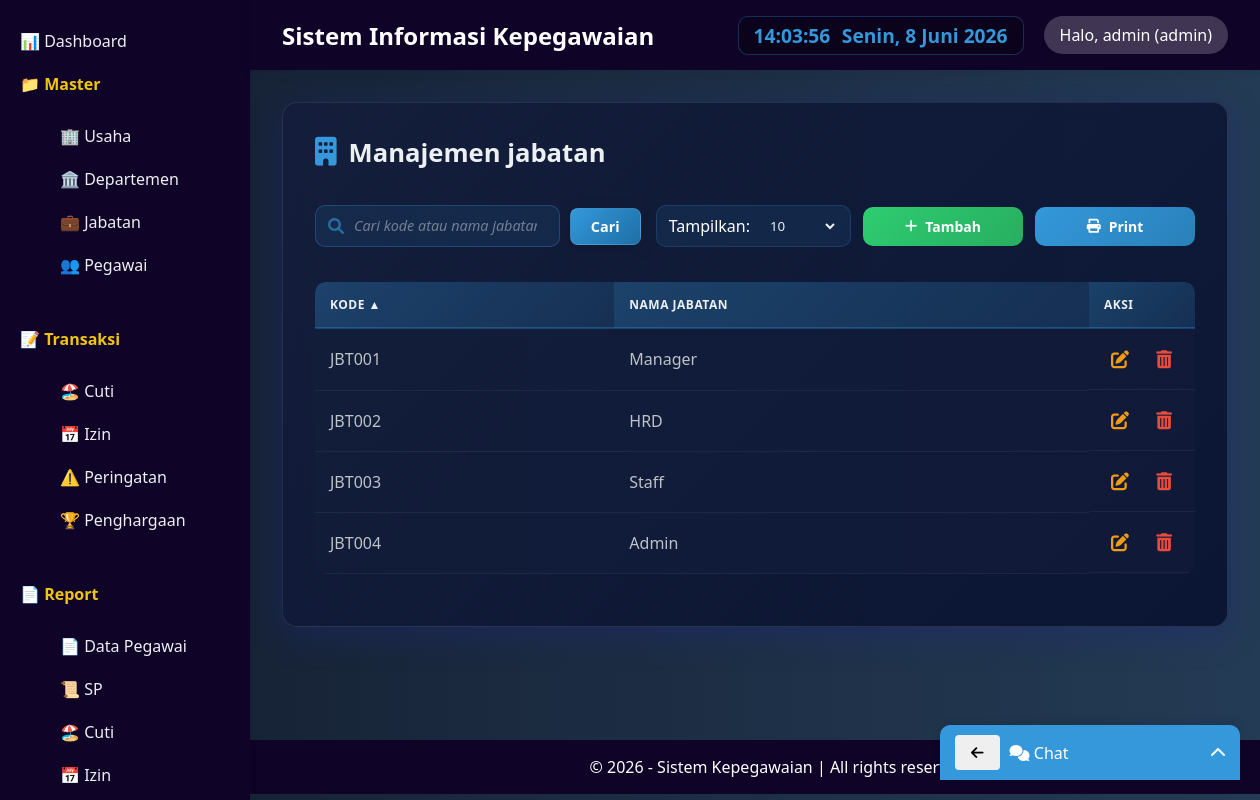
Page /index.php?page=jabatan (signed in) on the committed database.
### tables this page shows
CREATE TABLE `tbl_jabatan` (
  `id_jabatan` varchar(10) NOT NULL,
  `jabatan` varchar(100) NOT NULL,
  `created_at` timestamp NOT NULL DEFAULT current_timestamp()
);

### classes/Database.php (called while the page is built)
<?php
class Database {
    private static $instance = null;
    private $conn;
    private function __construct() {
        try {
            $this->conn = new PDO("mysql:host=".DB_HOST.";dbname=".DB_NAME, DB_USER, DB_PASS);
            $this->conn->setAttribute(PDO::ATTR_ERRMODE, PDO::ERRMODE_EXCEPTION);
        } catch(PDOException $e) {
            die("Koneksi gagal: " . $e->getMessage());
        }
    }
    public static function getInstance() {
        if (self::$instance == null) self::$instance = new Database();
        return self::$instance;
    }
    public function getConnection() {
        return $this->conn;
    }
}
?>

### classes/Jabatan.php (called while the page is built, shortened)
<?php
class jabatan {
    private $db;
    public function __construct() {
        $this->db = Database::getInstance()->getConnection();
    }
    public function getData($search = '', $orderBy = 'id_jabatan', $orderDir = 'ASC', $limit = 10, $offset = 0) {
        $allowedColumns = ['id_jabatan', 'jabatan', 'created_at'];
        $orderDir = strtoupper($orderDir) === 'DESC' ? 'DESC' : 'ASC';
        $sql = "SELECT * FROM tbl_jabatan
                WHERE id_jabatan LIKE :search OR jabatan LIKE :search
                ORDER BY $orderBy $orderDir
                LIMIT :limit OFFSET :offset";
        $stmt = $this->db->prepare($sql);
        $searchTerm = "%$search%";
        $stmt->bindParam(':search', $searchTerm);
        $stmt->bindParam(':limit', $limit, PDO::PARAM_INT);
        $stmt->bindParam(':offset', $offset, PDO::PARAM_INT);
        $stmt->execute();
        return $stmt->fetchAll(PDO::FETCH_ASSOC);
    }
}
?>

### views/jabatan/index.php (the view, shortened to what this page needs)
<?php
$search = isset($_GET['search']) ? trim($_GET['search']) : '';
$sort = isset($_GET['sort']) ? $_GET['sort'] : 'id_jabatan';
$order = isset($_GET['order']) && $_GET['order'] == 'desc' ? 'desc' : 'asc';
$limit = isset($_GET['limit']) ? $_GET['limit'] : 10;
$page = isset($_GET['page_num']) ? max(1, (int)$_GET['page_num']) : 1;
if ($limit === 'all') {
    $limitValue = 999999;
    $offset = 0;
} else {
    $limitValue = (int)$limit;
    $offset = ($page - 1) * $limitValue;
}
$jabatan = new jabatan();
$data = $jabatan->getData($search, $sort, $order, $limitValue, $offset);
include __DIR__ . '/../layouts/header.php';
?>
<link rel="stylesheet" href="https://cdnjs.cloudflare.com/ajax/libs/font-awesome/6.0.0-beta3/css/all.min.css">
<div class="card">
    <h2><i class="fas fa-building"></i> Manajemen jabatan</h2>
    <div class="toolbar">
        <form method="get" class="search-form">
            <div class="search-box">
                <i class="fas fa-search"></i>
                <input type="text" name="search" placeholder="Cari kode atau nama jabatan..." value="<?= htmlspecialchars($search) ?>">
            </div>
            <button type="submit">Cari</button>
        </form>
        <div class="filter-add">
            <div class="filter-form">
                <span>Tampilkan:</span>
                <select name="limit" onchange="this.form.submit()" form="filterForm">
                    <option value="10" <?= $limit == 10 ? 'selected' : '' ?>>10</option>
                </select>
            </div>
            <a href="?page=jabatan&action=tambah" class="btn-add"><i class="fas fa-plus"></i> Tambah</a>
            <a href="views/report/print_jabatan.php?search=<?= urlencode($search) ?>" class="btn-print"><i class="fas fa-print"></i> Print</a>
        </div>
    </div>
    <div class="table-responsive">
        <table class="table">
            <thead>
                <tr>
                    <th><a href="?page=jabatan&search=<?= urlencode($search) ?>&sort=id_jabatan&order=<?= $sort == 'id_jabatan' && $order == 'asc' ? 'desc' : 'asc' ?>&limit=<?= $limit ?>&page_num=<?= $page ?>">Kode <?= $sort == 'id_jabatan' ? ($order == 'asc' ? '▲' : '▼') : '' ?></a></th>
                    <th><a href="?page=jabatan&search=<?= urlencode($search) ?>&sort=jabatan&order=<?= $sort == 'jabatan' && $order == 'asc' ? 'desc' : 'asc' ?>&limit=<?= $limit ?>&page_num=<?= $page ?>">Nama jabatan <?= $sort == 'jabatan' ? ($order == 'asc' ? '▲' : '▼') : '' ?></a></th>
                    <th width="100">Aksi</th>
                </tr>
            </thead>
            <tbody>
                <?php if (count($data) > 0): ?>
                    <?php foreach ($data as $row): ?>
                    <tr>
                        <td><?= htmlspecialchars($row['id_jabatan']) ?></td>
                        <td><?= htmlspecialchars($row['jabatan']) ?></td>
                        <td class="actions">
                            <a href="?page=jabatan&edit=<?= $row['id_jabatan'] ?>&search=<?= urlencode($search) ?>&sort=<?= $sort ?>&order=<?= $order ?>&limit=<?= $limit ?>&page_num=<?= $page ?>" class="btn-edit" title="Edit"><i class="fas fa-edit"></i></a>
                            <a href="#" class="btn-delete" data-id="<?= $row['id_jabatan'] ?>" title="Hapus"><i class="fas fa-trash-alt"></i></a>
                        </td>
                    </tr>
                    <?php endforeach; ?>
                <?php else: ?>
                    <tr><td colspan="3" class="text-center">Tidak ada data jabatan</td></tr>
                <?php endif; ?>
            </tbody>
        </table>
    </div>
</div>
<?php include __DIR__ . '/../layouts/footer.php'; ?>

### assets/css/style.css (style rules this page uses)
* { margin: 0; padding: 0; box-sizing: border-box; font-family: 'Segoe UI', Tahoma, Geneva, Verdana, sans-serif; }
body { background: linear-gradient(to right, #141e30, #243b55) }
.card { background: linear-gradient(135deg, rgba(20, 30, 60, 0.95), rgba(10, 20, 50, 0.95)); backdrop-filter: blur(10px); border-radius: 15px; padding: 2rem; margin-bottom: 2rem; box-shadow: 0 8px 32px rgba(31, 38, 135, 0.37); border: 1px solid rgba(255, 255, 255, 0.1); color: white; transition: all 0.3s ease; }
table { width: 100%; border-collapse: collapse; }
th, td { padding: 12px 15px; text-align: left; border-bottom: 1px solid rgba(255, 255, 255, 0.1); color: white; }
th { background: rgba(52, 152, 219, 0.3); color: #ecf0f1; font-weight: 600; letter-spacing: 0.5px; }
tr { transition: all 0.2s ease; }
.btn, button { display: inline-block; padding: 8px 16px; border-radius: 4px; border: none; cursor: pointer; font-size: 0.9rem; }
input, select, textarea { width: 100%; padding: 10px; margin: 5px 0 15px; border: 1px solid #ddd; border-radius: 5px; }
.toolbar { display: flex; justify-content: space-between; align-items: center; flex-wrap: wrap; gap: 15px; margin: 20px 0; padding: 15px 0; }
.search-form { flex: 1; min-width: 250px; display: flex; align-items: center; gap: 10px; }
.search-box { display: flex; align-items: center; background: rgba(52, 152, 219, 0.1); border: 1px solid rgba(52, 152, 219, 0.3); border-radius: 10px; padding: 0 12px; height: 42px; flex: 1; max-width: 400px; }
.search-box i { color: rgba(52, 152, 219, 0.6); }
.search-box input { flex: 1; border: none; background: transparent; padding: 0 10px; margin: 0; height: 40px; color: #ecf0f1; outline: none; }
.search-box input::placeholder { color: rgba(255, 255, 255, 0.4); font-style: italic; font-size: 0.9rem; }
.search-form button { background: linear-gradient(135deg, #3498db, #1d6fa5); border: 1px solid rgba(255, 255, 255, 0.1); color: white; padding: 8px 20px; border-radius: 8px; cursor: pointer; font-weight: 600; transition: all 0.3s cubic-bezier(0.4, 0, 0.2, 1); white-space: nowrap; box-shadow: 0 4px 15px rgba(0, 0, 0, 0.2); }
.filter-add { display: flex; gap: 12px; align-items: center; }
.filter-form { display: flex; align-items: center; gap: 8px; background: rgba(52, 152, 219, 0.1); padding: 0 12px; border-radius: 10px; height: 42px; border: 1px solid rgba(52, 152, 219, 0.2); }
.filter-form select { border: none; background: transparent; color: #ecf0f1; padding: 0 8px; margin: 0; cursor: pointer; outline: none; height: 100%; }
.filter-form select option { background: #1a1a2e; color: white; }
.btn-add, .btn-print { background: linear-gradient(135deg, #2ecc71, #27ae60); border: none; color: white; padding: 10px 18px; min-width: 160px; border-radius: 10px; cursor: pointer; display: inline-flex; align-items: center; justify-content: center; gap: 8px; text-decoration: none; font-weight: 600; font-size: 14px; transition: all 0.3s ease; }
.btn-print { background: linear-gradient(135deg, #3498db, #2980b9); }
.table-responsive { overflow-x: auto; border-radius: 10px; margin: 20px 0; }
.table { width: 100%; border-collapse: collapse; background: rgba(20, 30, 60, 0.5); border-radius: 10px; overflow: hidden; }
.table th { background: linear-gradient(135deg, rgba(52, 152, 219, 0.3), rgba(41, 128, 185, 0.2)); color: #ecf0f1; padding: 14px 15px; text-align: left; font-weight: 600; border-bottom: 2px solid rgba(52, 152, 219, 0.3); text-transform: uppercase; font-size: 12px; letter-spacing: 0.5px; }
.table th a { color: #ecf0f1; text-decoration: none; cursor: pointer; }
.table td { padding: 14px 15px; border-bottom: 1px solid rgba(255, 255, 255, 0.05); color: #bdc3c7; }
.table tbody tr { transition: all 0.2s ease; }
.actions { display: flex; gap: 12px; align-items: center; }
.btn-edit, .btn-delete, .btn-approve, .btn-reject { text-decoration: none; font-size: 18px; cursor: pointer; background: none; border: none; transition: all 0.2s ease; display: inline-flex; align-items: center; justify-content: center; width: 32px; height: 32px; border-radius: 6px; }
.btn-edit { color: #f39c12; }
.btn-delete { color: #e74c3c; }
.card h2 { font-size: 1.6rem; margin-bottom: 20px; color: #ecf0f1; display: flex; align-items: center; gap: 12px; }
.card h2 i { font-size: 1.8rem; color: #3498db; }

### rows in the picture
tbl_jabatan: id_jabatan "JBT001", jabatan "Manager"
tbl_jabatan: id_jabatan "JBT002", jabatan "HRD"
tbl_jabatan: id_jabatan "JBT003", jabatan "Staff"
tbl_jabatan: id_jabatan "JBT004", jabatan "Admin"

### other values in the picture
Session::get('nama') "admin"
Session::get('role') "admin"
